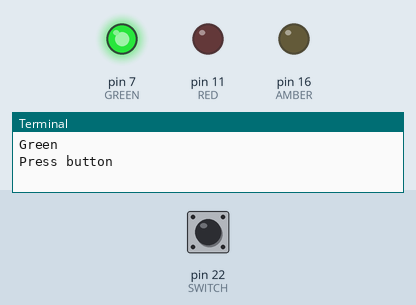
This program was run on a simulated Raspberry Pi (header pin numbers). On the bench: output pins drawn as LEDs (lit = HIGH), the last lines printed to the terminal. The test bench sets the inputs (shaded band); at power-on: pin 22 (SWITCH) LOW.

Above: at 1.2 s.
1.3 s: pin 22 (SWITCH) pulled HIGH for 1.3 s
At 3.3 s:
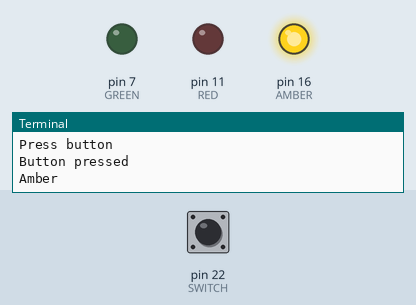
At 4.8 s:
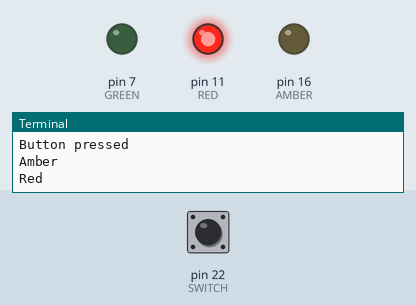
Timing chart, 0 to 18.5 s (numbered marks = the images above; inputs shaded):
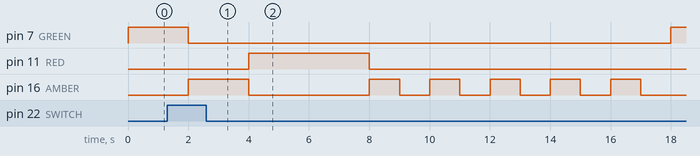

Measured:
- after the input at 1.3 s, pin 7 (GREEN): HIGH → LOW after 0.70 s, → HIGH 16.0 s later; pin 11 (RED): LOW → HIGH after 2.7 s, → LOW 4.0 s later; pin 16 (AMBER): goes HIGH 2.0 s, LOW 4.0 s, 4 × (HIGH 1.0 s, LOW 1.0 s), HIGH 1.0 s, then LOW, starting after 0.70 s

The program:

PedestrianCrossing.py
```python
# First we need to import the libraries that
# we need
# Import the time library so that we can make
# the program pause for a fixed amount of time
import time
# Import the Raspberry Pi GPIO libraries that
# allow us to connect the Raspberry Pi to
# other physical devices via the General
# Purpose Input-Output (GPIO) pins
import RPi.GPIO as GPIO
# Now we need to set-up the General Purpose
# Input-Ouput (GPIO) pins

# Set up the GPIO library to use Raspberry Pi
# board pin numbers
GPIO.setmode(GPIO.BOARD)
 # Set up the pin numbers we are using for each LED
RED=11
AMBER=16
GREEN=7

# Define the pin for the switch
SWITCH=22

# Set Pin 11, 16 and 7 on the GPIO header to act as an output
GPIO.setup(RED,GPIO.OUT)
GPIO.setup(AMBER,GPIO.OUT)
GPIO.setup(GREEN,GPIO.OUT)

# Set up pin 22 (SWITCH) to act as an input
GPIO.setup(SWITCH,GPIO.IN,pull_up_down=GPIO.PUD_DOWN)

# This loop runs forever and runs the traffic lights sequence
while True:
    # Turn on the green LED
    GPIO.output(GREEN,GPIO.HIGH)
    print "Green"
    ButtonPressed = False

    # Wait until a pedestrian presses the switch
    print "Press button"
    while not ButtonPressed:
        # Wait for 2 seconds
        time.sleep(1)
        ButtonPressed = GPIO.input(SWITCH)

    print "Button pressed"
    # Turn off the green LED
    GPIO.output(GREEN,GPIO.LOW)
    # Turn on the amber LED
    GPIO.output(AMBER,GPIO.HIGH)
    print "Amber"
    # Wait for 2 seconds
    time.sleep(2)
    # Turn off the amber LED
    GPIO.output(AMBER,GPIO.LOW)
    # Turn on the red LED
    GPIO.output(RED,GPIO.HIGH)
    print "Red"
    # Wait for 4 seconds
    time.sleep(4)
    # Turn off the red LED
    GPIO.output(RED,GPIO.LOW)

    # Now flash the amber light
    count = 5
    while count > 0:
        # Turn on the amber LED
	print "Flash amber"
        GPIO.output(AMBER,GPIO.HIGH)
        time.sleep(1)
        # Turn off the amber LED
        GPIO.output(AMBER,GPIO.LOW)
        time.sleep(1)
	count = count - 1

# End of code
```
